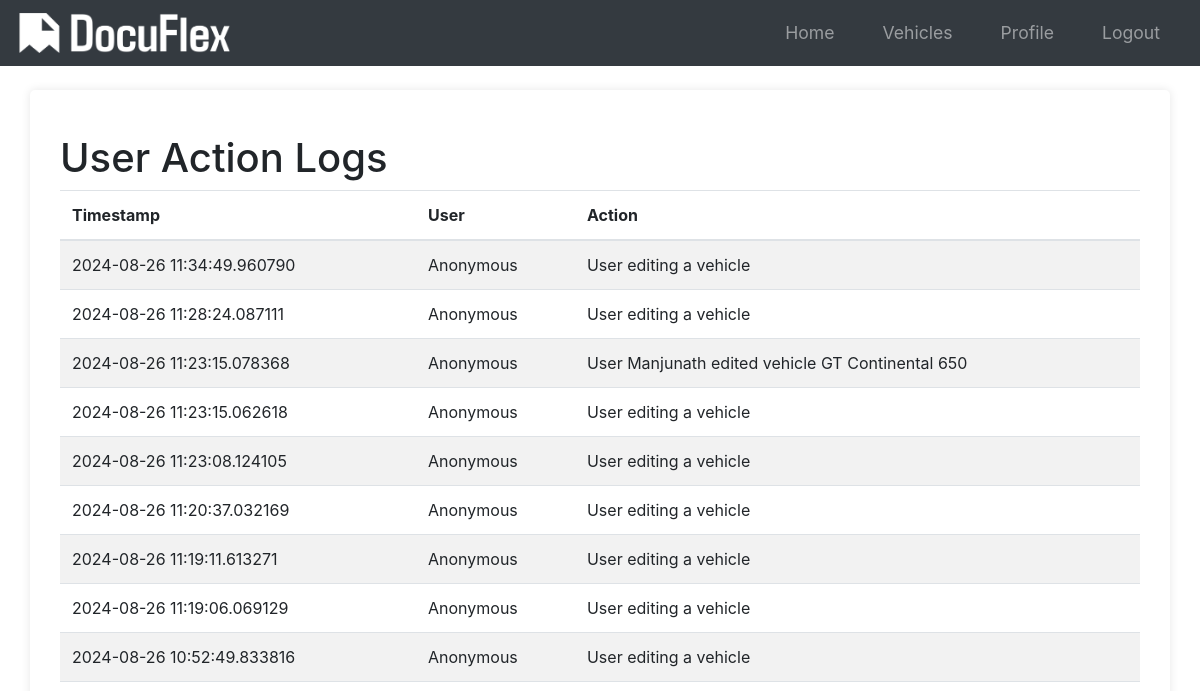
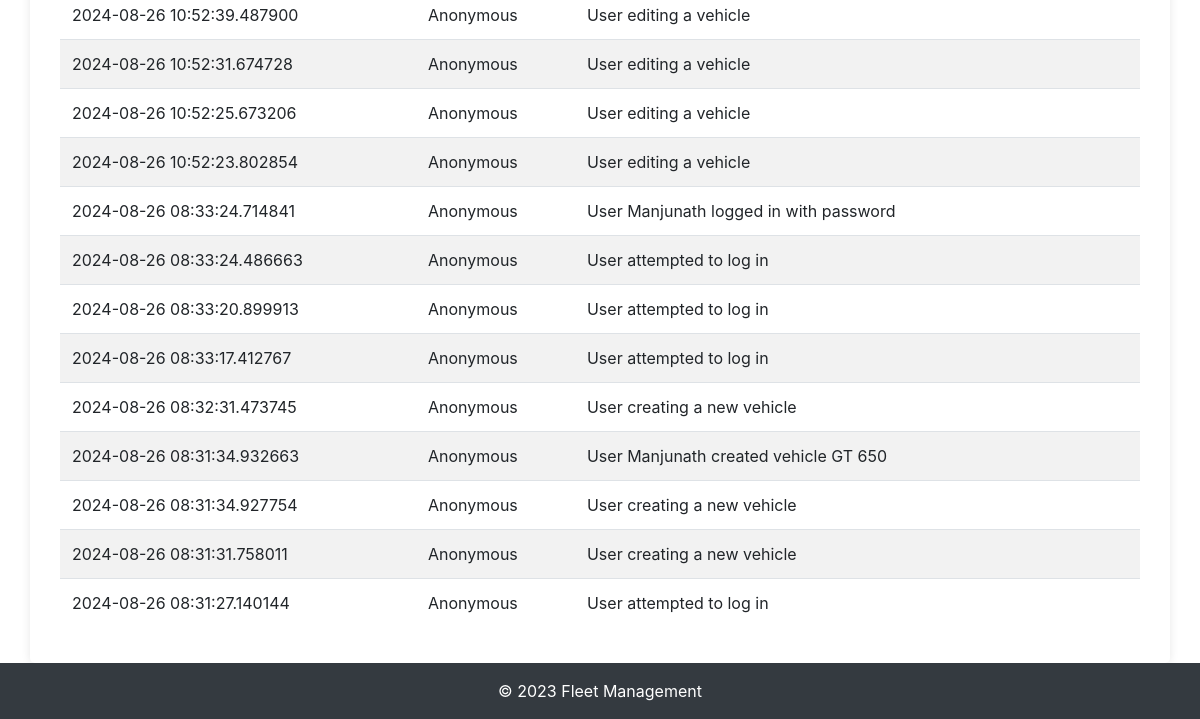
The page /logs (signed in) on the database as committed earlier (2 pictures, top to bottom).
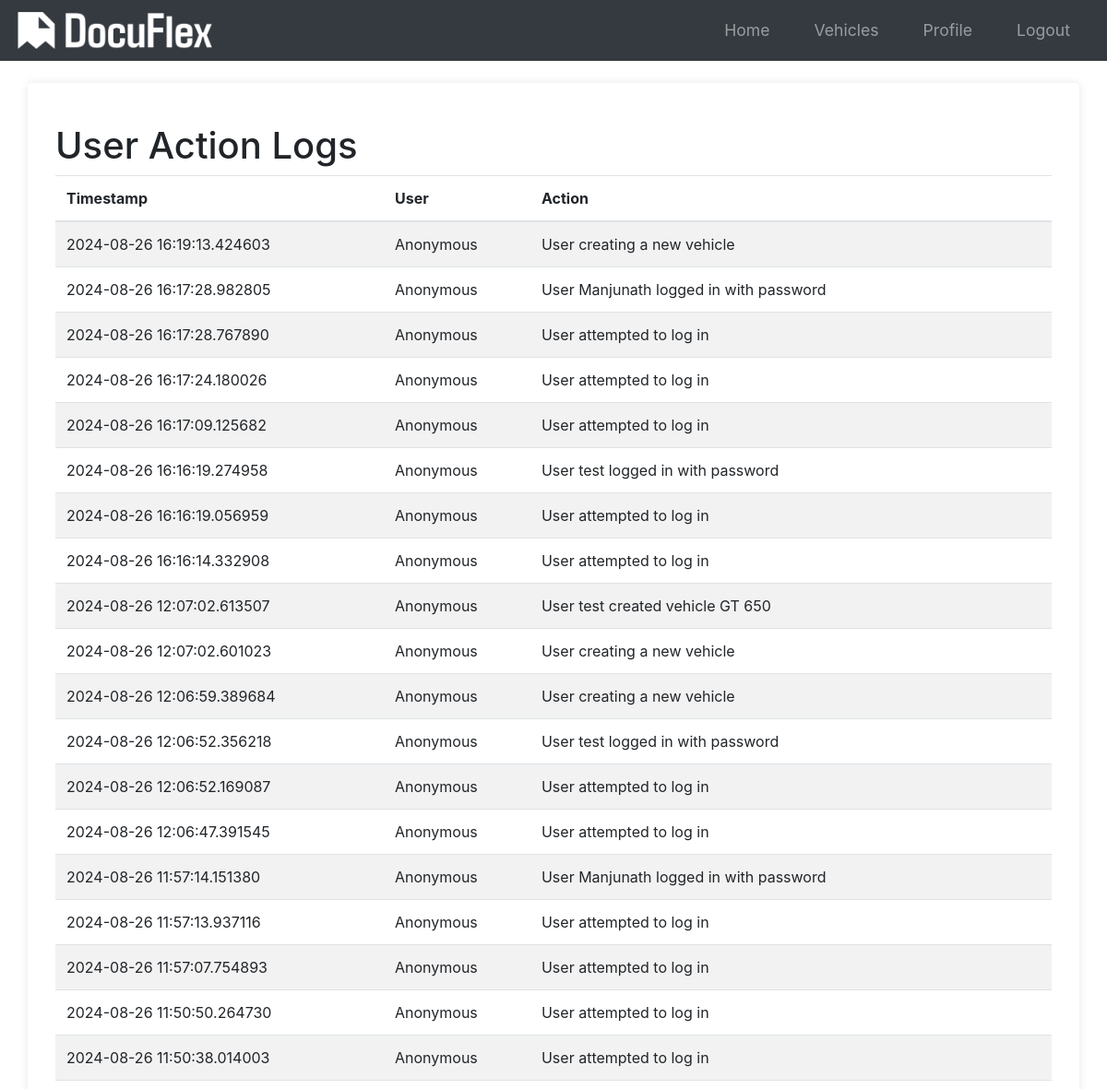
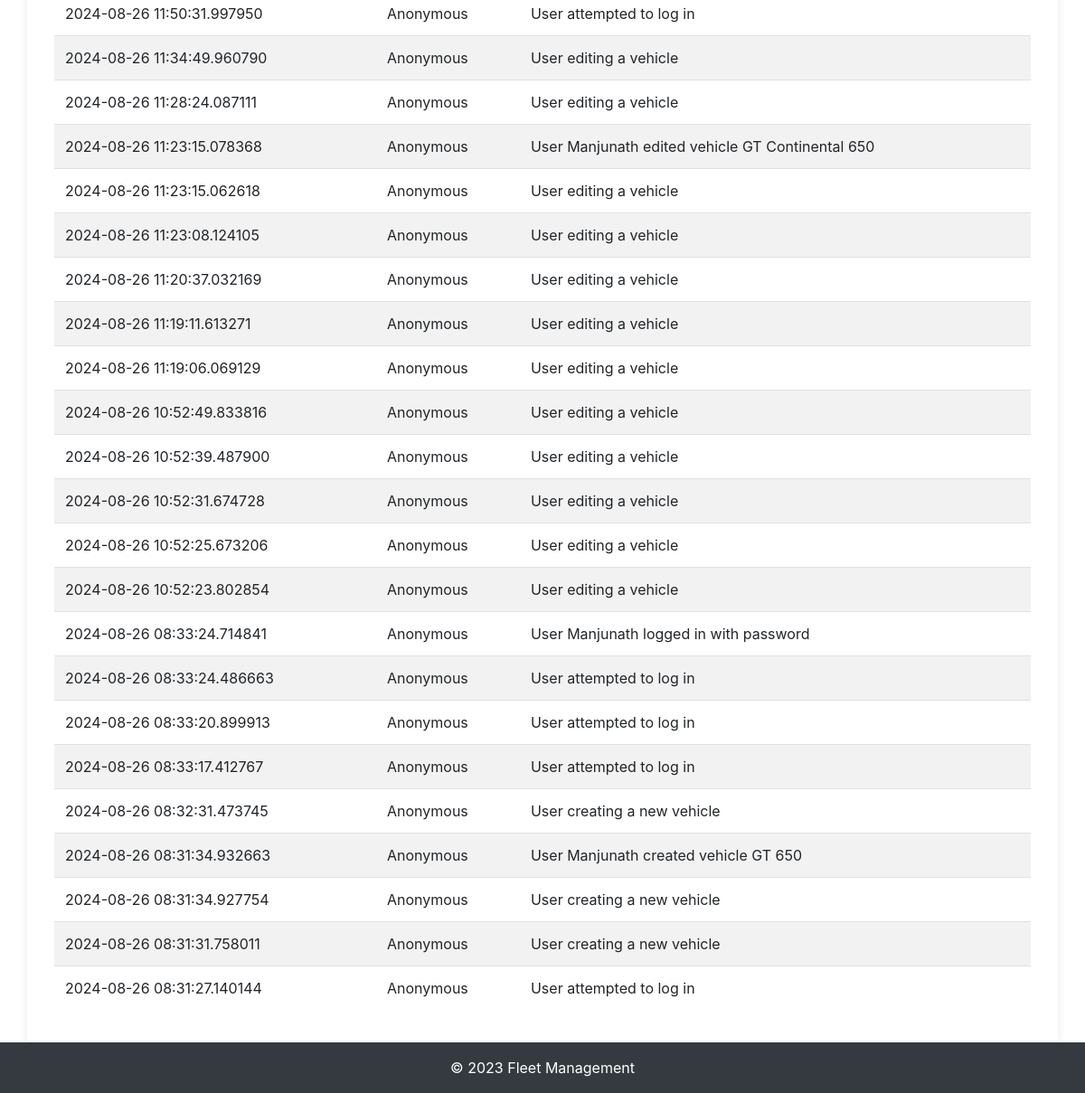
The same page on the database as committed later (2 pictures, top to bottom).
### app/models.py (models this page shows, shortened)
class Log(db.Model):
    id = db.Column(db.Integer, primary_key=True)
    user_id = db.Column(db.Integer, db.ForeignKey("user.id"), nullable=True)
    action = db.Column(db.String(255), nullable=False)
    timestamp = db.Column(db.DateTime, default=datetime.utcnow, nullable=False)

### app/routes.py (the view)
@main.route("/logs")
@login_required  # Ensure only logged-in users can see this
def view_logs():
    logs = Log.query.order_by(Log.timestamp.desc()).all()
    return render_template("view_logs.html", logs=logs)

### app/__init__.py (called while the page is built)
def create_app(config_class=Config):
    app = Flask(__name__)
    app.config.from_object(config_class)
    db.init_app(app)
    bcrypt.init_app(app)
    login_manager.init_app(app)
    mail.init_app(app)
    migrate.init_app(app, db)
    login_manager.login_view = "main.login"
    login_manager.login_message_category = "info"
    from app.models import User
    @login_manager.user_loader
    def load_user(user_id):
        return User.query.get(int(user_id))
    from app.routes import main as main_blueprint
    app.register_blueprint(main_blueprint)
    scheduler = BackgroundScheduler()
    scheduler.add_job(check_document_expirations, "interval", hours=24)
    scheduler.start()
    return app

### app/templates/view_logs.html (shortened to what this page needs)
{% extends "base.html" %}
{% block content %}
<div class="container">
    <h1 class="mt-4">User Action Logs</h1>
    <table class="table table-striped">
        <thead>
            <tr>
                <th scope="col">Timestamp</th>
                <th scope="col">User</th>
                <th scope="col">Action</th>
            </tr>
        </thead>
        <tbody>
            {% for log in logs %}
            <tr>
                <td>{{ log.timestamp }}</td>
                <td>{{ log.user.username if log.user else "Anonymous" }}</td>
                <td>{{ log.action }}</td>
            </tr>
            {% endfor %}
        </tbody>
    </table>
</div>
{% endblock %}

### app/templates/base.html (shortened to what this page needs)
<!DOCTYPE html>
<html lang="en">
<head>
    <link rel="stylesheet" href="{{ url_for('static', filename='styles.css') }}">
    <link rel="stylesheet" href="https://stackpath.bootstrapcdn.com/bootstrap/4.5.2/css/bootstrap.min.css">
    <link rel="stylesheet" href="https://cdnjs.cloudflare.com/ajax/libs/font-awesome/5.15.3/css/all.min.css">
</head>
<body>
    <nav class="navbar navbar-expand-lg navbar-dark bg-dark">
        <a class="navbar-brand" href="{{ url_for('main.index') }}">
            <img src="{{ url_for('static', filename='img/logo.png') }}" alt="Fleet Management Logo">
        </a>
        <div class="collapse navbar-collapse" id="navbarNav">
            <ul class="navbar-nav ml-auto">
                {% if current_user.is_authenticated %}
                    <li class="nav-item">
                        <a class="nav-link" href="{{ url_for('main.home') }}">Home</a>
                    </li>
                    <li class="nav-item">
                        <a class="nav-link" href="{{ url_for('main.list_vehicles') }}">Vehicles</a>
                    </li>
                    <li class="nav-item">
                        <a class="nav-link" href="{{ url_for('main.profile') }}">Profile</a>
                    </li>
                    <li class="nav-item">
                        <a class="nav-link" href="{{ url_for('main.logout') }}">Logout</a>
                    </li>
                {% endif %}
            </ul>
        </div>
    </nav>
    <main class="main-content container mt-4">
        {% block content %}{% endblock %}
    </main>
    <footer class="footer mt-auto py-3 bg-dark">
        <div class="container text-center text-white">
            <span>&copy; 2023 Fleet Management</span>
        </div>
    </footer>
</body>
</html>

### app/static/styles.css (style rules this page uses)
body { font-family: Arial, sans-serif; margin: 0; padding: 0; background-color: #f4f4f4; }
.container { width: 80%; margin: 0 auto; }
nav ul { list-style-type: none; padding: 0; }
nav ul li { display: inline; margin: 0 15px; }
nav ul li a { color: #fff; text-decoration: none; font-size: 1.1em; }
main { padding: 20px; background-color: #fff; border-radius: 5px; box-shadow: 0 0 10px rgba(0,0,0,0.1); }
body { font-family: Arial, sans-serif; margin: 0; padding: 0; }
nav ul { list-style: none; padding: 0; }
nav ul li { display: inline; margin: 0 1rem; }
nav ul li a { color: #fff; text-decoration: none; }

### app/templates/base.html (style rules this page uses)
html, body { height: 100%; margin: 0; display: flex; flex-direction: column; }
.container { flex: 1; }
.footer { background-color: #343a40; color: white; }
.main-content { flex: 1; }
.navbar-brand img { height: 40px; width: auto; }

Rows that differ between the two databases and show on the page:
added Log: timestamp "2024-08-26 16:19:13.424603", user "Anonymous", action "User creating a new vehicle"
added Log: timestamp "2024-08-26 16:17:28.982805", user "Anonymous", action "User Manjunath logged in with password"
added Log: timestamp "2024-08-26 16:17:28.767890", user "Anonymous", action "User attempted to log in"
added Log: timestamp "2024-08-26 16:17:24.180026", user "Anonymous", action "User attempted to log in"
added Log: timestamp "2024-08-26 16:17:09.125682", user "Anonymous", action "User attempted to log in"
added Log: timestamp "2024-08-26 16:16:19.274958", user "Anonymous", action "User test logged in with password"
added Log: timestamp "2024-08-26 16:16:19.056959", user "Anonymous", action "User attempted to log in"
added Log: timestamp "2024-08-26 16:16:14.332908", user "Anonymous", action "User attempted to log in"
added Log: timestamp "2024-08-26 12:07:02.613507", user "Anonymous", action "User test created vehicle GT 650"
added Log: timestamp "2024-08-26 12:07:02.601023", user "Anonymous", action "User creating a new vehicle"
added Log: timestamp "2024-08-26 12:06:59.389684", user "Anonymous", action "User creating a new vehicle"
added Log: timestamp "2024-08-26 12:06:52.356218", user "Anonymous", action "User test logged in with password"
added Log: timestamp "2024-08-26 12:06:52.169087", user "Anonymous", action "User attempted to log in"
added Log: timestamp "2024-08-26 12:06:47.391545", user "Anonymous", action "User attempted to log in"
added Log: timestamp "2024-08-26 11:57:14.151380", user "Anonymous", action "User Manjunath logged in with password"
added Log: timestamp "2024-08-26 11:57:13.937116", user "Anonymous", action "User attempted to log in"
added Log: timestamp "2024-08-26 11:57:07.754893", user "Anonymous", action "User attempted to log in"
added Log: timestamp "2024-08-26 11:50:50.264730", user "Anonymous", action "User attempted to log in"
added Log: timestamp "2024-08-26 11:50:38.014003", user "Anonymous", action "User attempted to log in"
added Log: timestamp "2024-08-26 11:50:31.997950", user "Anonymous", action "User attempted to log in"
